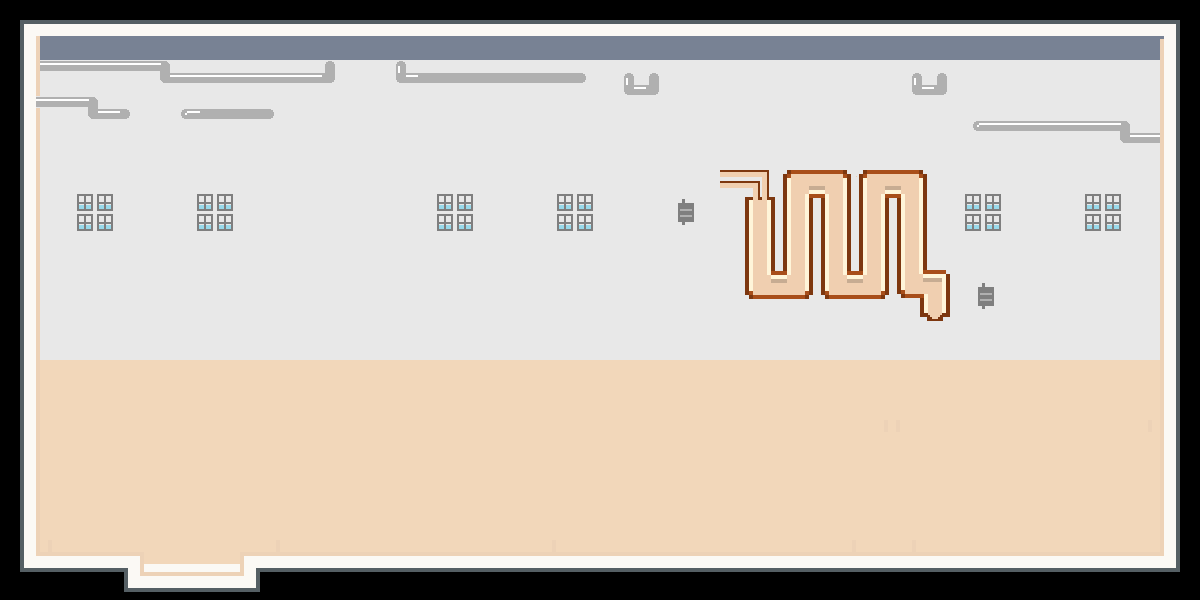

This game map was drawn from its Tiled (.tmx) file and the tilesets committed beside it. A one-line description and the trimmed map source follow:
An orthogonal 100x50 tile map with 12x12 px tiles, 3 tile layers (Terrain, Flowers, Terrain Top), 2 tilesets and 23 objects (4x character, player).

<map version="1.10" tiledversion="1.11.2" orientation="orthogonal" renderorder="right-down" width="100" height="50" tilewidth="12" tileheight="12" infinite="0" nextlayerid="13" nextobjectid="47">
 <tileset firstgid="1" source="../tilesets/indoor.tsx" />
 <tileset firstgid="6121" source="../tilesets/objectsBig.tsx" />
 <objectgroup id="8" name="Water" locked="1" />
 <layer id="1" name="Terrain" width="100" height="50">
  <data>[5000 cells, 5000 non-empty, 244 distinct tile ids]</data>
 </layer>
 <layer id="2" name="Flowers" width="100" height="50">
  <data>[5000 cells, 363 non-empty, 346 distinct tile ids]</data>
 </layer>
 <objectgroup id="7" name="Entities">
  <object id="2" name="player" x="194.455" y="518.124">
   <properties>
    <property name="direction" value="left" />
    <property name="pos" value="factoryinside" />
   </properties>
   <point />
  </object>
  <object id="3" name="character" x="562.594" y="413.316">
   <properties>
    <property name="character_id" value="factory0" />
    <property name="direction" value="right" />
    <property name="graphic" value="worker" />
    <property name="interaction" value="factorymenu" />
    <property name="radius" value="0" />
   </properties>
   <point />
  </object>
  <object id="4" name="character" x="313.8" y="430.266">
   <properties>
    <property name="character_id" value="factory1" />
    <property name="direction" value="down" />
    <property name="graphic" value="techone" />
    <property name="interaction" value="chat" />
    <property name="radius" value="0" />
   </properties>
   <point />
  </object>
  <object id="5" name="character" x="880.308" y="481.996">
   <properties>
    <property name="character_id" value="factory2" />
    <property name="direction" value="up" />
    <property name="graphic" value="techtwo" />
    <property name="interaction" value="" />
    <property name="radius" value="0" />
   </properties>
   <point />
  </object>
  <object id="46" name="character" x="902" y="387">
   <properties>
    <property name="character_id" value="safesage" />
    <property name="direction" value="right" />
    <property name="graphic" value="safesage" />
    <property name="interaction" value="chat" />
    <property name="radius" value="0" />
   </properties>
   <point />
  </object>
 </objectgroup>
 <layer id="5" name="Terrain Top" width="100" height="50" locked="1">
  <data>[5000 cells, 60 non-empty, 41 distinct tile ids]</data>
 </layer>
 <objectgroup id="6" name="Transition">
  <object id="1" x="138.934" y="550.474" width="101.656" height="21.5117">
   <properties>
    <property name="pos" value="factoryoutside" />
    <property name="target" value="world" />
   </properties>
  </object>
 </objectgroup>
 <objectgroup id="10" name="Collisions">
  <object id="20" x="36" y="529" width="87" height="29" />
  <object id="21" x="266" y="529" width="896" height="24" />
  <object id="22" x="12" y="340" width="31" height="201" />
  <object id="23" x="51" y="304" width="578" height="35" />
  <object id="25" x="701" y="304" width="450" height="35" />
  <object id="26" x="1157" y="343" width="35" height="202" />
  <object id="41" x="1011" y="353" width="139" height="29" />
  <object id="42" x="79" y="334" width="73" height="40" />
  <object id="43" x="155" y="331" width="66" height="57" />
  <object id="44" x="630" y="329" width="71" height="46" />
  <object id="45" x="953" y="499" width="62" height="33" />
 </objectgroup>
 <objectgroup id="11" name="Buildings" locked="1" />
 <objectgroup id="12" name="Objects" locked="1">
  <object id="35" gid="6122" x="1079" y="394" width="68" height="91" />
  <object id="36" gid="6122" x="999" y="394" width="68" height="91" />
  <object id="37" gid="6122" x="950" y="544" width="68" height="91" />
  <object id="38" gid="6122" x="153" y="397" width="68" height="91" />
  <object id="39" gid="6122" x="78" y="385" width="68" height="91" />
  <object id="40" gid="6121" x="632" y="386" width="68" height="91" />
 </objectgroup>
</map>
